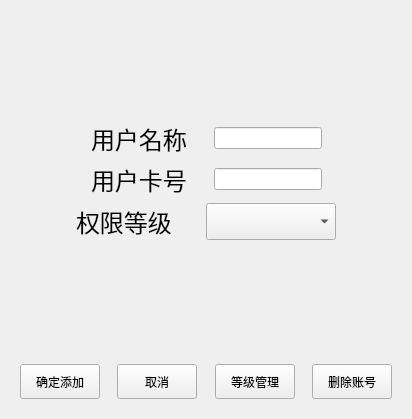
<?xml version="1.0" encoding="UTF-8"?>
<ui version="4.0">
 <class>addusernew</class>
 <widget class="QWidget" name="addusernew">
  <property name="geometry">
   <rect>
    <x>0</x>
    <y>0</y>
    <width>412</width>
    <height>419</height>
   </rect>
  </property>
  <property name="windowTitle">
   <string>Form</string>
  </property>
  <property name="styleSheet">
   <string notr="true"/>
  </property>
  <layout class="QVBoxLayout" name="verticalLayout">
   <item>
    <spacer name="verticalSpacer">
     <property name="orientation">
      <enum>Qt::Vertical</enum>
     </property>
     <property name="sizeHint" stdset="0">
      <size>
       <width>20</width>
       <height>40</height>
      </size>
     </property>
    </spacer>
   </item>
   <item>
    <widget class="QWidget" name="widget_8" native="true">
     <layout class="QHBoxLayout" name="horizontalLayout_7">
      <property name="spacing">
       <number>0</number>
      </property>
      <property name="margin">
       <number>0</number>
      </property>
      <item>
       <spacer name="horizontalSpacer_5">
        <property name="orientation">
         <enum>Qt::Horizontal</enum>
        </property>
        <property name="sizeHint" stdset="0">
         <size>
          <width>40</width>
          <height>20</height>
         </size>
        </property>
       </spacer>
      </item>
      <item>
       <widget class="QLabel" name="label_2">
        <property name="font">
         <font>
          <family>Arial</family>
          <pointsize>18</pointsize>
          <weight>50</weight>
          <bold>false</bold>
         </font>
        </property>
        <property name="text">
         <string>用户名称    </string>
        </property>
       </widget>
      </item>
      <item>
       <widget class="QLineEdit" name="userlineEdit_name"/>
      </item>
      <item>
       <spacer name="horizontalSpacer_6">
        <property name="orientation">
         <enum>Qt::Horizontal</enum>
        </property>
        <property name="sizeHint" stdset="0">
         <size>
          <width>40</width>
          <height>20</height>
         </size>
        </property>
       </spacer>
      </item>
     </layout>
    </widget>
   </item>
   <item>
    <widget class="QWidget" name="widget" native="true">
     <layout class="QHBoxLayout" name="horizontalLayout">
      <property name="spacing">
       <number>0</number>
      </property>
      <property name="margin">
       <number>0</number>
      </property>
      <item>
       <spacer name="horizontalSpacer_3">
        <property name="orientation">
         <enum>Qt::Horizontal</enum>
        </property>
        <property name="sizeHint" stdset="0">
         <size>
          <width>40</width>
          <height>20</height>
         </size>
        </property>
       </spacer>
      </item>
      <item>
       <widget class="QLabel" name="label">
        <property name="font">
         <font>
          <family>Arial</family>
          <pointsize>18</pointsize>
          <weight>50</weight>
          <bold>false</bold>
         </font>
        </property>
        <property name="text">
         <string>用户卡号    </string>
        </property>
       </widget>
      </item>
      <item>
       <widget class="QLineEdit" name="userlineEdit"/>
      </item>
      <item>
       <spacer name="horizontalSpacer_4">
        <property name="orientation">
         <enum>Qt::Horizontal</enum>
        </property>
        <property name="sizeHint" stdset="0">
         <size>
          <width>40</width>
          <height>20</height>
         </size>
        </property>
       </spacer>
      </item>
     </layout>
    </widget>
   </item>
   <item>
    <widget class="QWidget" name="widget_2" native="true">
     <layout class="QHBoxLayout" name="horizontalLayout_4" stretch="1,2,2,1">
      <property name="spacing">
       <number>0</number>
      </property>
      <property name="margin">
       <number>0</number>
      </property>
      <item>
       <spacer name="horizontalSpacer_7">
        <property name="orientation">
         <enum>Qt::Horizontal</enum>
        </property>
        <property name="sizeHint" stdset="0">
         <size>
          <width>40</width>
          <height>20</height>
         </size>
        </property>
       </spacer>
      </item>
      <item>
       <widget class="QLabel" name="label_3">
        <property name="font">
         <font>
          <family>Arial</family>
          <pointsize>18</pointsize>
          <weight>50</weight>
          <bold>false</bold>
         </font>
        </property>
        <property name="text">
         <string>权限等级</string>
        </property>
       </widget>
      </item>
      <item>
       <widget class="QComboBox" name="comboBox">
        <property name="minimumSize">
         <size>
          <width>0</width>
          <height>37</height>
         </size>
        </property>
       </widget>
      </item>
      <item>
       <spacer name="horizontalSpacer_8">
        <property name="orientation">
         <enum>Qt::Horizontal</enum>
        </property>
        <property name="sizeHint" stdset="0">
         <size>
          <width>40</width>
          <height>20</height>
         </size>
        </property>
       </spacer>
      </item>
     </layout>
    </widget>
   </item>
   <item>
    <spacer name="verticalSpacer_2">
     <property name="orientation">
      <enum>Qt::Vertical</enum>
     </property>
     <property name="sizeHint" stdset="0">
      <size>
       <width>20</width>
       <height>40</height>
      </size>
     </property>
    </spacer>
   </item>
   <item>
    <widget class="QWidget" name="widget_3" native="true">
     <layout class="QHBoxLayout" name="horizontalLayout_2" stretch="1,1,1,1,1,1,1">
      <item>
       <widget class="QPushButton" name="pushButton_confirm">
        <property name="minimumSize">
         <size>
          <width>0</width>
          <height>35</height>
         </size>
        </property>
        <property name="text">
         <string>确定添加</string>
        </property>
       </widget>
      </item>
      <item>
       <spacer name="horizontalSpacer">
        <property name="orientation">
         <enum>Qt::Horizontal</enum>
        </property>
        <property name="sizeHint" stdset="0">
         <size>
          <width>152</width>
          <height>20</height>
         </size>
        </property>
       </spacer>
      </item>
      <item>
       <widget class="QPushButton" name="pushButton_cancel">
        <property name="minimumSize">
         <size>
          <width>0</width>
          <height>35</height>
         </size>
        </property>
        <property name="text">
         <string>取消</string>
        </property>
       </widget>
      </item>
      <item>
       <spacer name="horizontalSpacer_9">
        <property name="orientation">
         <enum>Qt::Horizontal</enum>
        </property>
        <property name="sizeHint" stdset="0">
         <size>
          <width>40</width>
          <height>20</height>
         </size>
        </property>
       </spacer>
      </item>
      <item>
       <widget class="QPushButton" name="pushButton_level">
        <property name="minimumSize">
         <size>
          <width>0</width>
          <height>35</height>
         </size>
        </property>
        <property name="text">
         <string>等级管理</string>
        </property>
       </widget>
      </item>
      <item>
       <spacer name="horizontalSpacer_2">
        <property name="orientation">
         <enum>Qt::Horizontal</enum>
        </property>
        <property name="sizeHint" stdset="0">
         <size>
          <width>152</width>
          <height>20</height>
         </size>
        </property>
       </spacer>
      </item>
      <item>
       <widget class="QPushButton" name="pushButton_sub">
        <property name="minimumSize">
         <size>
          <width>0</width>
          <height>35</height>
         </size>
        </property>
        <property name="text">
         <string>删除账号</string>
        </property>
       </widget>
      </item>
     </layout>
    </widget>
   </item>
  </layout>
 </widget>
 <resources/>
 <connections/>
</ui>
